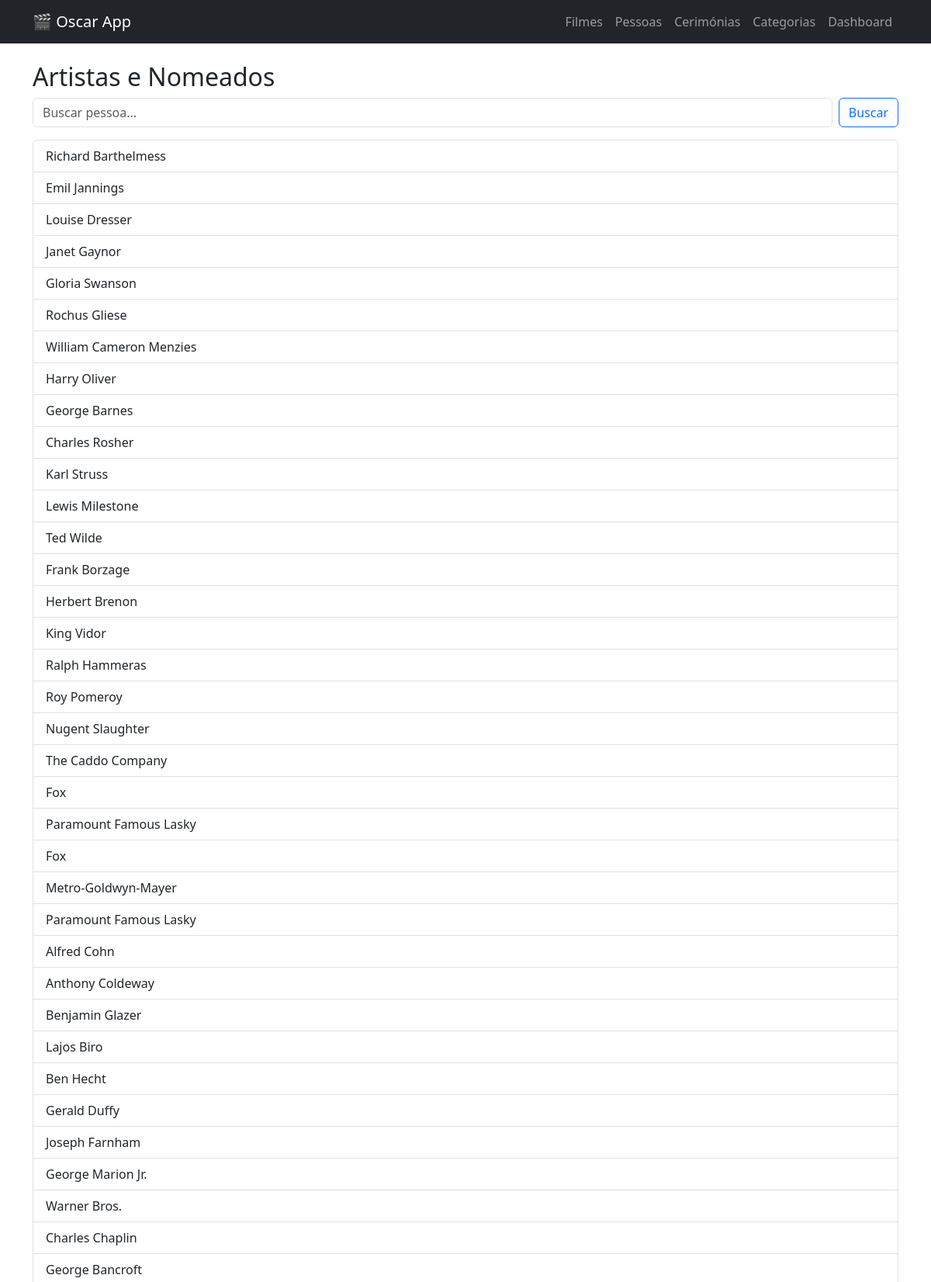
The page /pessoas (upper part) on the database its author committed.
### tables this page shows
CREATE TABLE entidade(
    nomineeId string,
    nominee string,
    name string
    );

### app.py (the view)
@APP.route('/pessoas')
def lista_pessoas():
    busca = request.args.get('q')
    if busca:
        pessoas = db.execute('SELECT DISTINCT * FROM entidade WHERE nominee LIKE ? LIMIT 50', ('%' + busca + '%',)).fetchall()
    else:
        pessoas = db.execute('SELECT * FROM entidade LIMIT 50').fetchall()
    return render_template('pessoas.html', pessoas=pessoas)

### db.py (called while the page is built)
def execute(sql,args=None):
  global DB
  sql = re.sub('\s+',' ', sql)
  logging.info('SQL: {} Args: {}'.format(sql,args))
  return DB['cursor'].execute(sql, args) \
      if args != None else DB['cursor'].execute(sql)

### templates/pessoas.html
{% extends "base.html" %}
{% block content %}
    <h2>Artistas e Nomeados</h2>
    <form class="d-flex mb-3">
        <input class="form-control me-2" type="search" name="q" placeholder="Buscar pessoa..." aria-label="Search">
        <button class="btn btn-outline-primary" type="submit">Buscar</button>
    </form>
    <div class="list-group">
        {% for p in pessoas %}
            <a href="/pessoa/{{ p.nomineeId }}" class="list-group-item list-group-item-action">
                {{ p.nominee }}
            </a>
        {% endfor %}
    </div>
{% endblock %}

### rows shown on the page
entidade: nominee "Richard Barthelmess"
entidade: nominee "Emil Jannings"
entidade: nominee "Louise Dresser"
entidade: nominee "Janet Gaynor"
entidade: nominee "Gloria Swanson"
entidade: nominee "Rochus Gliese"
entidade: nominee "William Cameron Menzies"
entidade: nominee "Harry Oliver"
entidade: nominee "George Barnes"
entidade: nominee "Charles Rosher"
entidade: nominee "Karl Struss"
entidade: nominee "Lewis Milestone"
entidade: nominee "Ted Wilde"
entidade: nominee "Frank Borzage"
entidade: nominee "Herbert Brenon"
entidade: nominee "King Vidor"
entidade: nominee "Ralph Hammeras"
entidade: nominee "Roy Pomeroy"
entidade: nominee "Nugent Slaughter"
entidade: nominee "The Caddo Company"
entidade: nominee "Fox"
entidade: nominee "Paramount Famous Lasky"
entidade: nominee "Fox"
entidade: nominee "Metro-Goldwyn-Mayer"
entidade: nominee "Paramount Famous Lasky"
entidade: nominee "Alfred Cohn"
entidade: nominee "Anthony Coldeway"
entidade: nominee "Benjamin Glazer"
entidade: nominee "Lajos Biro"
entidade: nominee "Ben Hecht"
entidade: nominee "Gerald Duffy"
entidade: nominee "Joseph Farnham"
entidade: nominee "George Marion Jr."
entidade: nominee "Warner Bros."
entidade: nominee "Charles Chaplin"
entidade: nominee "George Bancroft"
